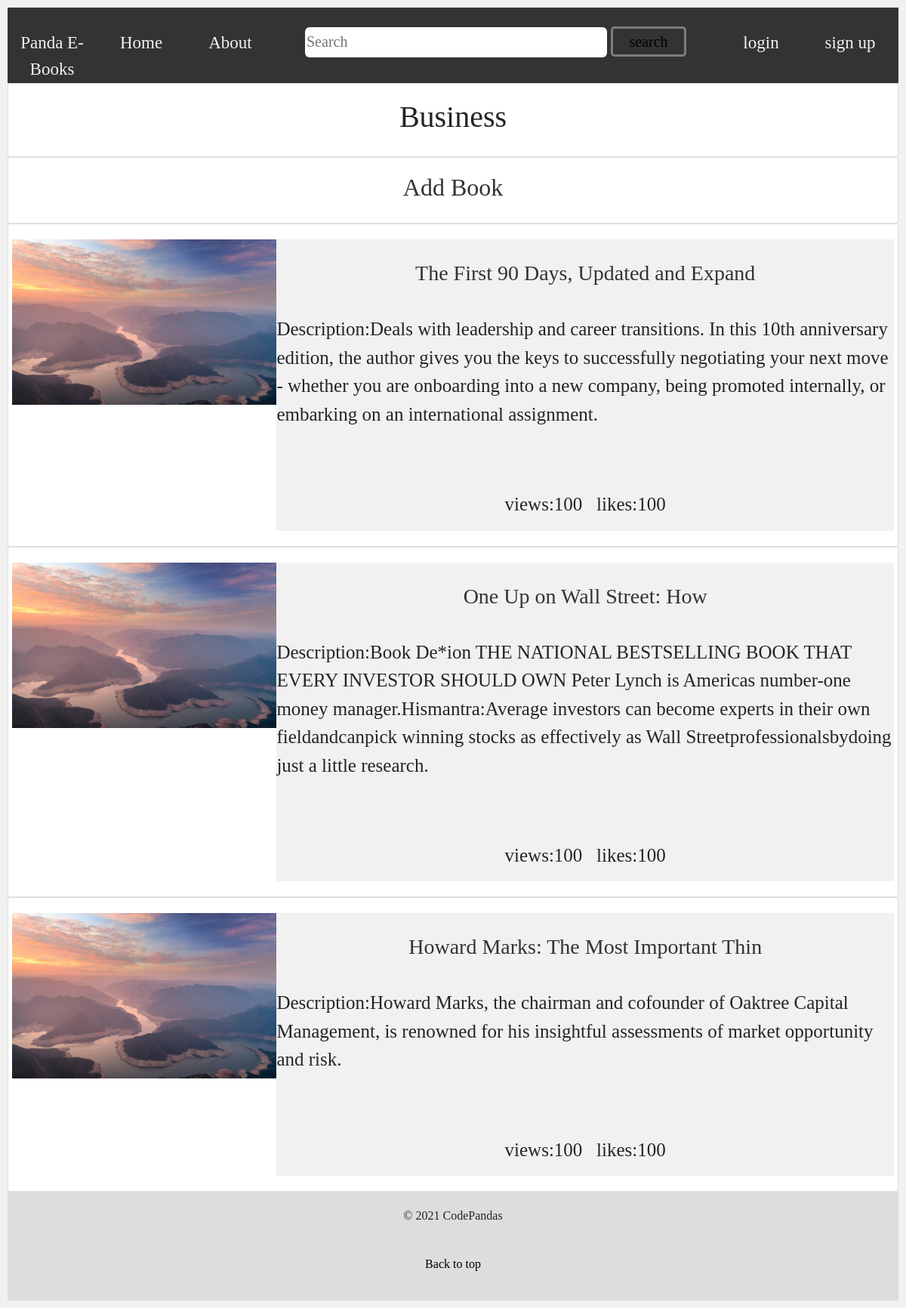
/panda-online-library/category/business/, run on the app's committed database.
### panda/models.py (models this page shows, shortened)
class Category(models.Model):
    MAX_LENGTH = 200
    name = models.CharField(max_length=MAX_LENGTH,unique=True)
    likes = models.IntegerField(default=0)
    Sdescription =models.CharField(max_length=MAX_LENGTH)
    slug = models.SlugField(unique=True,blank=True)
    class Meta:
        verbose_name_plural = 'Categories'

class Book(models.Model):
    TITLE_MAX_SIZE = 128
    category = models.ForeignKey(Category, on_delete=models.CASCADE)
    name = models.CharField(max_length=TITLE_MAX_SIZE)
    slug = models.SlugField(unique=True,blank=True)
    views = models.IntegerField(default=0)
    image = models.ImageField(upload_to='book_images',blank = True)
    likes = models.IntegerField(default=0)
    rating = models.FloatField(default=0.0)
    description = models.CharField(max_length=1000)
    def photo_url(self):
        if self.image and hasattr(self.image, 'url'):
            return self.image.url
        else:
            return '/media/book_images/rango.jpg'

### panda/views.py (the view)
# urls.py: path('category/<slug:category_name_slug>/',views.show_category, name='show_category'),
def show_category(request,category_name_slug):
    context_dict={}
    try:
        category = Category.objects.get(slug=category_name_slug)
        books = Book.objects.filter(category=category)
        context_dict['books'] = books
        context_dict['category'] = category
    except Category.DoesNotExist:
        context_dict['category'] = None
        context_dict['books'] = None
    return render(request, 'panda/category.html', context=context_dict)

### templates/panda/category.html
{% extends 'panda/base.html' %}
{% load staticfiles %}
{% block main_block %}
    <div class="card">
        <h1>{{category.name}}</h1>
    </div>
    <div class="card">
        <h2><a href="{% url 'panda:add_book' category.slug %}">Add Book</a></h2>
    </div>
    {% if books %}
    {% for book in books %}
    <div class="card">
        <div class="row">
            <div class="l_column">
                <img src="{{book.photo_url}}" width="100%">
            </div>
            <div class="r_column">
                <a class="nav-link" href="{% url 'panda:show_book' book.slug %}"><h3>{{book.name}}</h3></a>
                <p class="description">Description:{{book.description}}</p>
                <p class="views">views:{{book.views}} &nbsp; likes:{{book.likes}}</p>
            </div>
        </div>
    </div>
    {% endfor %}
    {% endif %}
{% endblock %}

### static/css_js/css/base.css (style rules this page uses)
* { box-sizing: border-box; }
body { font-family: MV Boli; padding: 10px; background: #f1f1f1; }
.l_column { float: left; width: 30%; }
.r_column { float: left; width: 70%; background-color: #f1f1f1; font-size: 25px; }
.r_column a { margin-top: 20px; margin-bottom: 20px; height: 60px; width: 100%; border: none; font-size: 20px; }
.card { background-color: white; padding: 20px; text-align: center; }
.card a { text-decoration: none; color: #333; }
.row:after { content: ""; display: table; clear: both; }
.views { margin-top: 10%; }
.description { margin-top: 20px; text-align: left; }

### data on the page
Category: name "Business"
Book: name "The First 90 Days, Updated and Expand", description "Deals with leadership and career transitions. In this 10th anniversary edition, the author gives you the keys to successfully negotiating your next move - whether you are onboarding into a new company, being promoted internally, or embarking on an international assignment.", views "100", likes "100"
Book: name "One Up on Wall Street: How", description "Book De*ion THE NATIONAL BESTSELLING BOOK THAT EVERY INVESTOR SHOULD OWN Peter Lynch is Americas number-one money manager.Hismantra:Average investors can become experts in their own fieldandcanpick winning stocks as effectively as Wall Streetprofessionalsbydoing just a little research.", views "100", likes "100"
Book: name "Howard Marks: The Most Important Thin", description "Howard Marks, the chairman and cofounder of Oaktree Capital Management, is renowned for his insightful assessments of market opportunity and risk.", views "100", likes "100"
